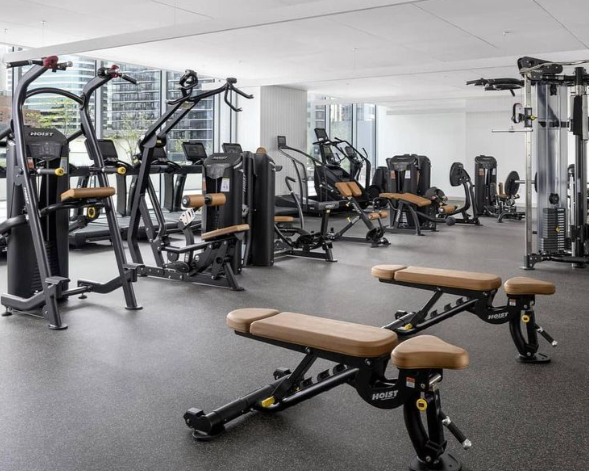
#> input picture gym.png, 589 x 471 px
$ python basic.py
#> lines starting #> are read from the running program, lines starting #| are printed output that depends on the picture
from __future__ import annotations
from dataclasses import dataclass
from typing import Dict, Tuple, List, Optional

from PIL import Image
import numpy as np
import minecraft_blocks

# -----
# Palette handling
# -----

RGB = Tuple[int, int, int]

@dataclass(frozen=True)
class Palette:
    names: List[str] # length K
    rgb: np.ndarray # shape (K, 3), float32

    @staticmethod
    def from_blocks(blocks: Dict[str, RGB]) -> "Palette":
        names = list(blocks.keys())
        rgb = np.array([blocks[n] for n in names], dtype=np.float32)
        return Palette(names=names, rgb=rgb)


# -----
# Nearest-color matching
# -----
def nearest_index_rgb(color_rgb: np.ndarray, palette_rgb: np.ndarray) -> int:
    """
    color_rgb: shape (3,), float32
    palette_rgb: shape (K,3), float32
    returns: int index of nearest palette color by squared Euclidean distance
    """
    c = color_rgb
    p = palette_rgb
    dist2 = np.sum(p * p, axis=1) - 2.0 * (p @ c) + float(c @ c)
    return int(np.argmin(dist2))

# -----
# Dithering
# -----
def dither_fs_serpentine(img_rgb: np.ndarray,
                         palette: Palette,
                         clamp: bool = True
                         ) -> np.ndarray:
    arr = img_rgb.astype(np.float32, copy=True)
    H, W, _ = arr.shape
    idx = np.zeros((H, W), dtype=np.int32)
    pal = palette.rgb # (K, 3)

    for y in range(H):
        # choose scan direction
        if y % 2 == 0:
            x_iter = range(W)              # left -> right
            dirx = 1
        else:
            x_iter = range(W-1, -1, -1)     # right -> left
            dirx = -1

        for x in x_iter:
            # clamp BEFORE matching to avoid runaway colors
            if clamp:
                arr[y, x] = np.clip(arr[y, x], 0.0, 255.0)

            old = arr[y, x]
            k = nearest_index_rgb(old, pal)
            idx[y, x] = k
            new = pal[k]
            err = old - new

            # diffuse error (mirrored when scanning right->left)
            x1 = x + dirx
            if 0 <= x1 < W:
                arr[y, x1] += err * (7/16)

            if y + 1 < H:
                # below
                arr[y+1, x] += err * (5/16)

                # below-left and below-right depend on direction
                xl = x - dirx
                xr = x + dirx
                if 0 <= xl < W:
                    arr[y+1, xl] += err * (3/16)
                if 0 <= xr < W:
                    arr[y+1, xr] += err * (1/16)

    return idx

# -----
# I/O helpers (loading, preview)
# -----
def load_image_rgb(path: str,
                   out_size: Tuple[int, int],
                   resize_mode: int = Image.BILINEAR
                   ) -> np.ndarray:
    img = Image.open(path).convert("RGB").resize(out_size, resize_mode)
    return np.array(img, dtype=np.float32) # (H, W, 3) float32

def indices_to_grid(idx: np.ndarray, palette: Palette) -> np.ndarray:
    names = np.array(palette.names, dtype=object)
    return names[idx]

def preview_from_indices(idx: np.ndarray, palette: Palette) -> Image.Image:
    rgb = palette.rgb.astype(np.uint8)
    preview = rgb[idx]
    return Image.fromarray(preview, mode="RGB")

# -----
# End to end convenience
# -----
def mosaic_dither(
        image_path: str,
        blocks: Dict[str, RGB],
        out_size: Tuple[int, int] = (512, 512),
        resize_mode: int = Image.BILINEAR,
        clamp: bool = True
):
    palette = Palette.from_blocks(blocks)
    img_rgb = load_image_rgb(image_path, out_size, resize_mode=resize_mode)
#> in load_image_rgb, `img = Image.open(path).convert("RGB").resize(out_size, resize_mode)`:
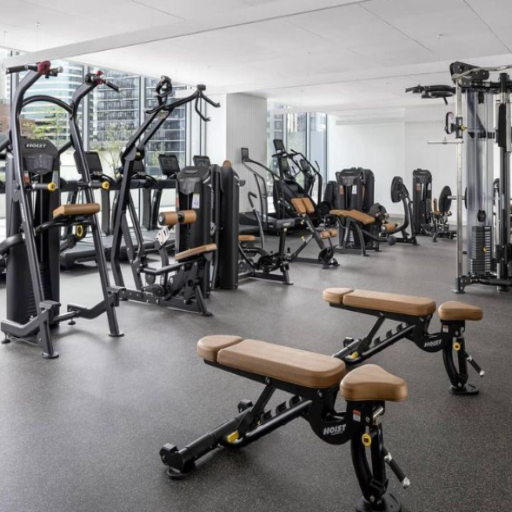
#> img: PIL image 512x512 RGB; mean R, G, B 131, 129.1, 129.2
    idx = dither_fs_serpentine(img_rgb, palette, clamp=clamp)
#> after the loop in dither_fs_serpentine, `for y in range(H):`:
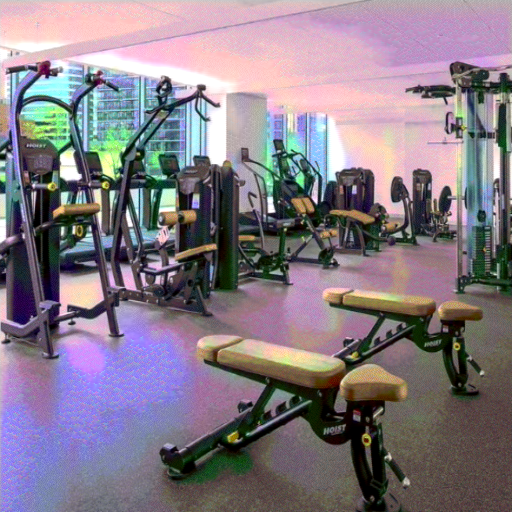
#> arr: shape (512, 512, 3) float32; mean of channels 0, 1, 2 134, 123.2, 134.1; drawn as R, G, B
#> after the loop in dither_fs_serpentine, `for y in range(H):`:
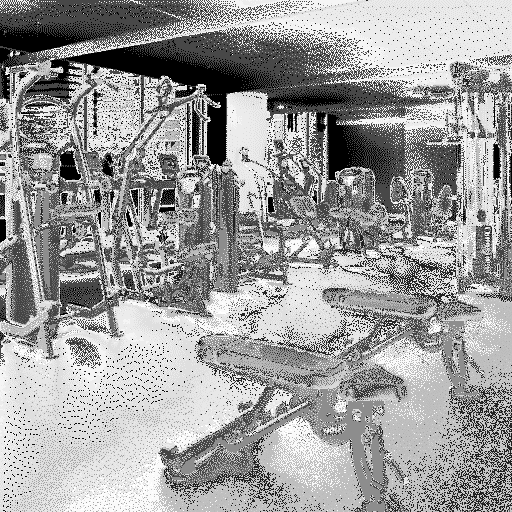
#> idx: shape (512, 512) int32; min 0, max 56, mean 34.5; drawn with min black and max white
    grid = indices_to_grid(idx, palette)
    preview = preview_from_indices(idx, palette)

    return grid, idx, preview

if __name__ == "__main__":
    grid, idx, preview = mosaic_dither("gym.png", minecraft_blocks.MINECRAFT_BLOCKS)
    preview.show("preview.png")
    print(grid[0, :10])
#| ['polished_diorite' 'white_concrete' 'polished_diorite' 'white_concrete'
#|  'polished_diorite' 'white_concrete' 'polished_diorite' 'polished_diorite'
#|  'white_concrete' 'polished_diorite']
